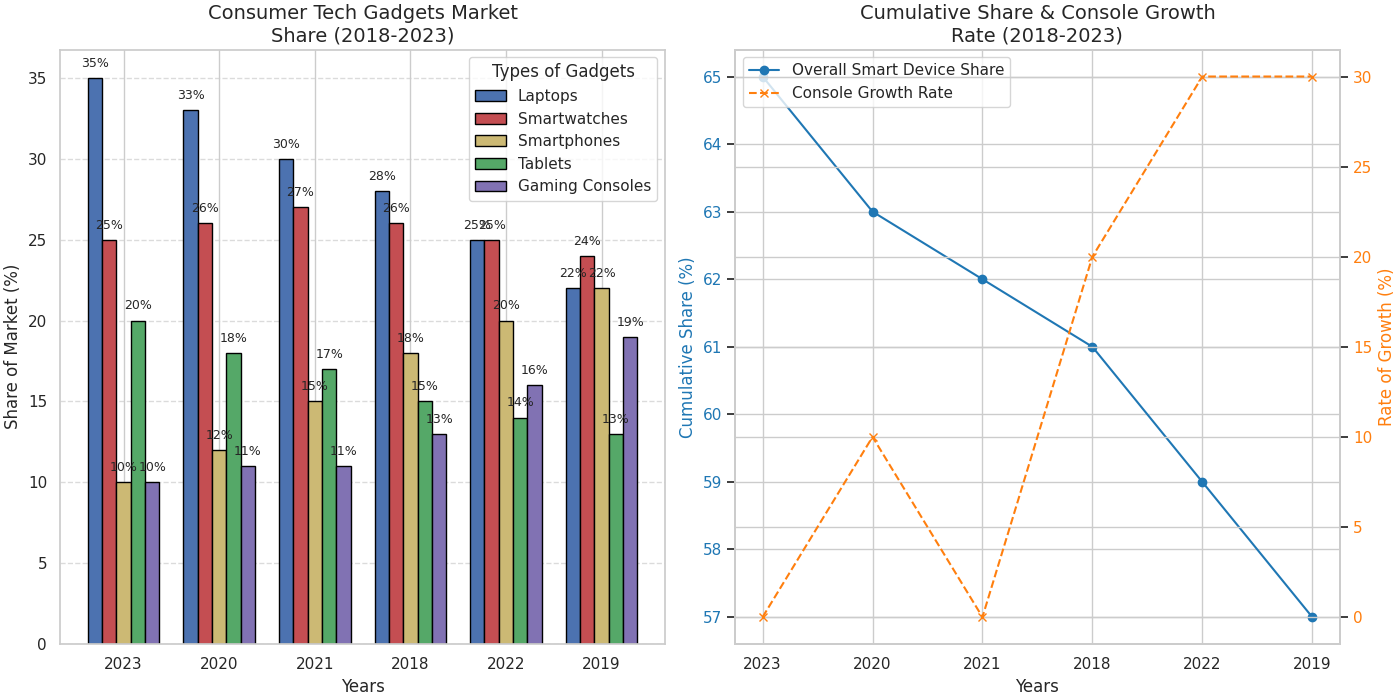

This chart was generated by the following Python code:
import matplotlib.pyplot as plt
import numpy as np

gadgets = ['Laptops', 'Smartwatches', 'Smartphones', 'Tablets', 'Gaming Consoles']
years = ['2023', '2020', '2021', '2018', '2022', '2019']

data = np.array([
    [35, 33, 30, 28, 25, 22],
    [25, 26, 27, 26, 25, 24],
    [10, 12, 15, 18, 20, 22],
    [20, 18, 17, 15, 14, 13],
    [10, 11, 11, 13, 16, 19],
])

smart_devices = data[0] + data[2] + data[3]
gaming_growth_rate = np.diff(data[4], prepend=data[4][0]) / data[4][0] * 100

fig, (ax2, ax1) = plt.subplots(1, 2, figsize=(14, 7), constrained_layout=True)  # Swapped ax1 and ax2

bar_width = 0.15
x_positions = np.arange(len(years))
colors = ['#4c72b0', '#c44e52', '#ccb974', '#55a868', '#8172b3']

# Plot now on ax2 instead of ax1
for i, (gadget, color) in enumerate(zip(gadgets, colors)):
    ax2.bar(x_positions + i * bar_width, data[i], width=bar_width, label=gadget, color=color, edgecolor='black')

ax2.set_title('Consumer Tech Gadgets Market\nShare (2018-2023)', fontsize=14)
ax2.set_xlabel('Years')
ax2.set_ylabel('Share of Market (%)')
ax2.set_xticks(x_positions + bar_width * 2)
ax2.set_xticklabels(years)
ax2.legend(title="Types of Gadgets")

for i in range(len(years)):
    for j in range(len(gadgets)):
        ax2.text(x_positions[i] + j * bar_width, data[j, i] + 0.5, f"{data[j, i]}%", ha='center', va='bottom', fontsize=9)

ax2.yaxis.grid(True, linestyle='--', alpha=0.7)

# Plot now on ax1 instead of ax2
ax1.plot(years, smart_devices, marker='o', color='#1f77b4', label='Overall Smart Device Share')
ax1.set_title('Cumulative Share & Console Growth\nRate (2018-2023)', fontsize=14)
ax1.set_xlabel('Years')
ax1.set_ylabel('Cumulative Share (%)', color='#1f77b4')
ax1.tick_params(axis='y', labelcolor='#1f77b4')

ax3 = ax1.twinx()
ax3.plot(years, gaming_growth_rate, marker='x', color='#ff7f0e', linestyle='--', label='Console Growth Rate')
ax3.set_ylabel('Rate of Growth (%)', color='#ff7f0e')
ax3.tick_params(axis='y', labelcolor='#ff7f0e')

lns1, labs1 = ax1.get_legend_handles_labels()
lns2, labs2 = ax3.get_legend_handles_labels()
ax1.legend(lns1 + lns2, labs1 + labs2, loc='upper left')

plt.show()
